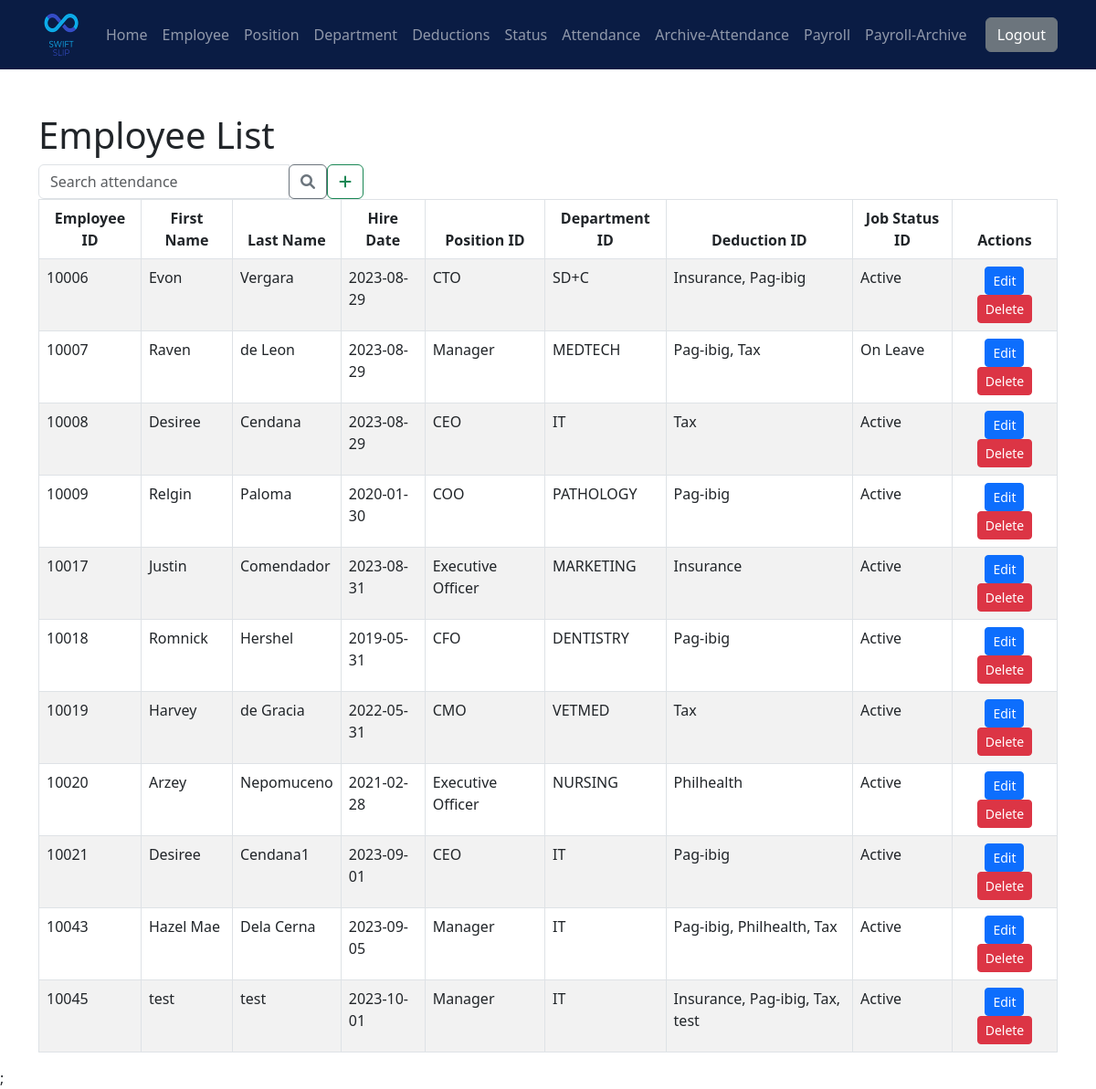
The app's page /SwiftPay/employee/viewemployee.php (signed in) with its own data.
### tables this page shows
CREATE TABLE `employee` (
  `employee_id` int(11) NOT NULL,
  `first_name` varchar(255) DEFAULT NULL,
  `last_name` varchar(255) DEFAULT NULL,
  `hire_date` date DEFAULT NULL,
  `position_id` int(11) DEFAULT NULL,
  `department_id` int(11) DEFAULT NULL,
  `jobstatus_id` int(11) NOT NULL,
  `deduction_id` varchar(30) NOT NULL,
  `password` varchar(50) DEFAULT NULL,
  `email` varchar(50) DEFAULT NULL
);

CREATE TABLE `jobposition` (
  `position_id` int(11) NOT NULL,
  `position_name` varchar(255) DEFAULT NULL,
  `hourly_rate` decimal(10,2) DEFAULT NULL
);

CREATE TABLE `department` (
  `department_id` int(11) NOT NULL,
  `department_name` varchar(255) DEFAULT NULL
);

CREATE TABLE `jobstatus` (
  `jobstatus_id` int(11) NOT NULL,
  `jobstatus_name` varchar(50) NOT NULL
);

### SwiftPay/employee/viewemployee.php (the view, shortened to what this page needs)
<?php
include '../nav/nav_bar.php';
include '../connect.php';
$query = "SELECT e.*, d.department_name, jp.position_name, js.jobstatus_name, GROUP_CONCAT(DISTINCT ded.deduction_name SEPARATOR ', ') AS deduction_names
          FROM employee e
          LEFT JOIN department d ON e.department_id = d.department_id
          LEFT JOIN jobposition jp ON e.position_id = jp.position_id
          LEFT JOIN jobstatus js ON e.jobstatus_id = js.jobstatus_id
          LEFT JOIN deductions ded ON FIND_IN_SET(ded.deduction_id, e.deduction_id)
          GROUP BY e.employee_id";
$result = mysqli_query($con, $query);
$employeeData = array();
while ($row = mysqli_fetch_assoc($result)) {
    $employeeData[] = $row;
}
?>
<!DOCTYPE html>
<html lang="en">
<head>
    <link rel="stylesheet" href="https://cdnjs.cloudflare.com/ajax/libs/font-awesome/6.0.0-beta3/css/all.min.css">
</head>
<body>
    <div class="container mt-5">
        <div class="row">
            <div class="col-md-9">
                <h1>Employee List</h1>
            </div>
            <div class="col-md-4">
                <div class="d-flex">
                    <form class="flex-grow-1" method="GET" action="">
                        <div class="input-group">
                            <input type="text" class="form-control" name="search" placeholder="Search attendance">
                            <div class="input-group-append">
                                <button class="btn btn-outline-secondary" type="submit">
                                    <i class="fas fa-search"></i>
                                </button>
                            </div>
                        </div>
                    </form>
                    <button class="btn btn-outline-success mr-2" data-toggle="modal" data-target="#addModal">
                        <i class="fa-solid fa-plus"></i>
                    </button>
                </div>
            </div>
        </div>
        <table class="table table-striped table-bordered table-hover">
            <thead class="thead-dark text-center">
                <tr>
                    <th>Employee ID</th>
                    <th>First Name</th>
                    <th>Last Name</th>
                    <th>Hire Date</th>
                    <th>Position ID</th>
                    <th>Department ID</th>
                    <th>Deduction ID</th>
                    <th>Job Status ID</th>
                    <th>Actions</th>
                </tr>
            </thead>
            <tbody>
                <?php foreach ($employeeData as $employee) { ?>
                    <tr>
                        <td>
                            <?php echo $employee['employee_id']; ?>
                        </td>
                        <td>
                            <?php echo $employee['first_name']; ?>
                        </td>
                        <td>
                            <?php echo $employee['last_name']; ?>
                        </td>
                        <td>
                            <?php echo $employee['hire_date']; ?>
                        </td>
                        <td>
                            <?php echo $employee['position_name']; ?>
                        </td>
                        <td>
                            <?php echo $employee['department_name']; ?>
                        </td>
                        <td>
                            <?php echo $employee['deduction_names']; ?>
                        </td>
                        <td>
                            <?php echo $employee['jobstatus_name']; ?>
                        </td>
                        <td class="text-center">
                            <a href="#" class="btn btn-primary btn-sm edit-btn" data-toggle="modal" data-target="#editModal"
                                data-employee-id="<?php echo $employee['employee_id']; ?>">Edit</a>
                            <a href="delete_employee.php?employee_id=<?php echo $employee['employee_id']; ?>" class="btn btn-danger btn-sm" onclick="return confirm('Are you sure you want to delete this employee?')">Delete</a>
                        </td>
                    </tr>
                <?php } ?>
            </tbody>
        </table>
    </div>
    include 'addmodal.php'; ?>;
</body>
</html>

### records on screen
employee: employee_id "10006", first_name "Evon", last_name "Vergara", hire_date "2023-08-29", position.position_name "CTO", department.department_name "SD+C", deduction_names "Insurance, Pag-ibig", jobstatus.jobstatus_name "Active"
employee: employee_id "10007", first_name "Raven", last_name "de Leon", hire_date "2023-08-29", position.position_name "Manager", department.department_name "MEDTECH", deduction_names "Pag-ibig, Tax", jobstatus.jobstatus_name "On Leave"
employee: employee_id "10008", first_name "Desiree", last_name "Cendana", hire_date "2023-08-29", position.position_name "CEO", department.department_name "IT", deduction_names "Tax", jobstatus.jobstatus_name "Active"
employee: employee_id "10009", first_name "Relgin", last_name "Paloma", hire_date "2020-01-30", position.position_name "COO", department.department_name "PATHOLOGY", deduction_names "Pag-ibig", jobstatus.jobstatus_name "Active"
employee: employee_id "10017", first_name "Justin", last_name "Comendador", hire_date "2023-08-31", position.position_name "Executive Officer", department.department_name "MARKETING", deduction_names "Insurance", jobstatus.jobstatus_name "Active"
employee: employee_id "10018", first_name "Romnick", last_name "Hershel", hire_date "2019-05-31", position.position_name "CFO", department.department_name "DENTISTRY", deduction_names "Pag-ibig", jobstatus.jobstatus_name "Active"
employee: employee_id "10019", first_name "Harvey", last_name "de Gracia", hire_date "2022-05-31", position.position_name "CMO", department.department_name "VETMED", deduction_names "Tax", jobstatus.jobstatus_name "Active"
employee: employee_id "10020", first_name "Arzey", last_name "Nepomuceno", hire_date "2021-02-28", position.position_name "Executive Officer", department.department_name "NURSING", deduction_names "Philhealth", jobstatus.jobstatus_name "Active"
employee: employee_id "10021", first_name "Desiree", last_name "Cendana1", hire_date "2023-09-01", position.position_name "CEO", department.department_name "IT", deduction_names "Pag-ibig", jobstatus.jobstatus_name "Active"
employee: employee_id "10043", first_name "Hazel Mae", last_name "Dela Cerna", hire_date "2023-09-05", position.position_name "Manager", department.department_name "IT", deduction_names "Pag-ibig, Philhealth, Tax", jobstatus.jobstatus_name "Active"
employee: employee_id "10045", first_name "test", last_name "test", hire_date "2023-10-01", position.position_name "Manager", department.department_name "IT", deduction_names "Insurance, Pag-ibig, Tax, test", jobstatus.jobstatus_name "Active"
